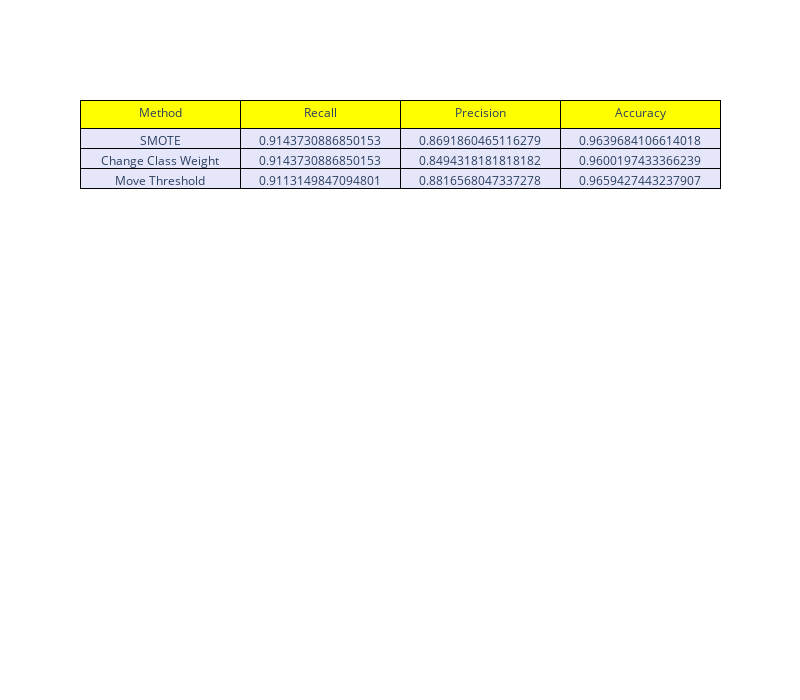

Here is the notebook cell this chart was saved with:
### Code cell
all_recalls = [float(confusion_matrix(test_y,y_hat)[1][1]/np.sum(confusion_matrix(test_y,y_hat),axis=1)[1]) 
               for y_hat in [pred_y,pred_y_2,final_pred_y_3]]
all_precisions = [float(confusion_matrix(test_y,y_hat)[1][1]/np.sum(confusion_matrix(test_y,y_hat),axis=0)[1]) 
                  for y_hat in [pred_y,pred_y_2,final_pred_y_3]]
all_acc = [float((confusion_matrix(test_y,y_hat)[1][1]+confusion_matrix(test_y,y_hat)[0][0])/len(test_y)) 
           for y_hat in [pred_y,pred_y_2,final_pred_y_3]]
all_methods = ['SMOTE','Change Class Weight','Move Threshold']

fig = go.Figure(data=[go.Table(header=dict(values=['Method','Recall', 'Precision','Accuracy'], 
                               fill_color='yellow', line_color='black'),
                               cells=dict(values=[all_methods,all_recalls,all_precisions,all_acc], 
                               fill_color='lavender', line_color='black'))])
fig.update_layout(width=800,height=700)
fig.show()

### Figure 1 — Plotly figure (JSON) as saved in the notebook; plotly's stock layout.template omitted (floating-point values rounded to 4 significant figures)
{"data": [{"cells": {"fill": {"color": "lavender"}, "line": {"color": "black"}, "values": [["SMOTE", "Change Class Weight", "Move Threshold"], [0.9144, 0.9144, 0.9113], [0.8692, 0.8494, 0.8817], [0.964, 0.96, 0.9659]]}, "header": {"fill": {"color": "yellow"}, "line": {"color": "black"}, "values": ["Method", "Recall", "Precision", "Accuracy"]}, "type": "table"}], "layout": {"height": 700, "width": 800}}
